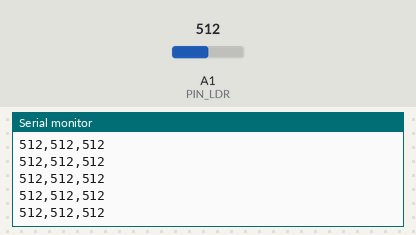
A sketch run on a simulated Arduino Uno, built with avr-gcc and run on an emulated ATmega328P. Parts: the last lines printed to the serial monitor. The inputs (shaded band) are chosen by the test bench; at power-on: A1 (PIN_LDR) = 512.

Above: at 1.2 s.
1.3 s: A1 (PIN_LDR) set to 716
At 1.31 s:
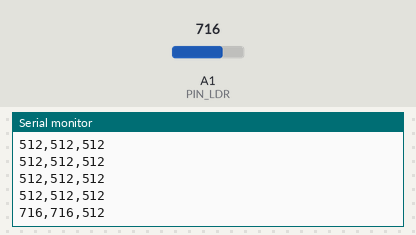
2.8 s: A1 (PIN_LDR) set to 900
At 2.82 s:
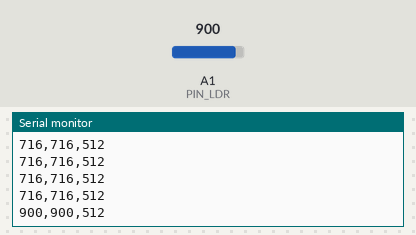
Timing chart, 0 to 5.8 s (numbered marks = the images above; inputs shaded):
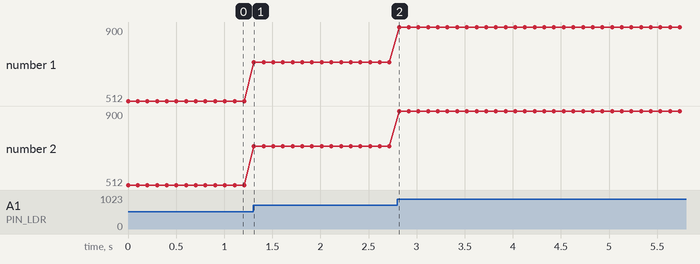

The sketch:

Ejercicio02_Fotocelula_Julio.ino
```cpp
/*
  Ejercicio02

  Uso de la fotocelula.

  Sobre el codigo de jecrespo:
  https://github.com/curso-programacion-arduino/Ejercicio02/blob/master/Ejercicio02-Enrique/Ejercicio02-Enrique.ino

  /* el define hace que el compilador entienda "A1"
  cuando se encuentra en el codigo un "PIN_LDR"
  de esta forma el programador entiende mejor el codigo
  y el compilador "sabe de lo que estamos hablando"
  */

#define PIN_LDR A1 // ojo: al usar "#" no necesitamos ";" al final...

int maximo = 0;
int minimo = 1023;

void setup()
{
  Serial.begin(9600);
  // velocidad de comunicacion en baudios con el puerto serie
}

void loop()
{
  int sensorValue = analogRead(PIN_LDR);
  /* la variable "sensorValue" toma valor con el contenido de
    la lectura del pin analogico A1 "analogRear"...
  */
  maximo = max(maximo, sensorValue);
  // Ver la explicacion: https://www.arduino.cc/en/Reference/Max
  minimo = min(minimo, sensorValue);

  /* Presentamos en el monitor serie los tres datos:
      El maximo, minimo y las sucesivas lecturas del analogRead:
  */
  Serial.print(sensorValue);
  Serial.print(",");
  Serial.print(maximo);
  Serial.print(",");
  Serial.println(minimo);
  delay(100);
}
```

Measured:
- after the input at 1.3 s, the serial monitor: prints a new line at once (image 1)
- after the input at 2.8 s, the serial monitor: prints a new line at once (image 2)
- plotted number 1: 512 → 716 after the input at 1.3 s, 716 → 900 after the input at 2.8 s
- plotted number 2: 512 → 716 after the input at 1.3 s, 716 → 900 after the input at 2.8 s
